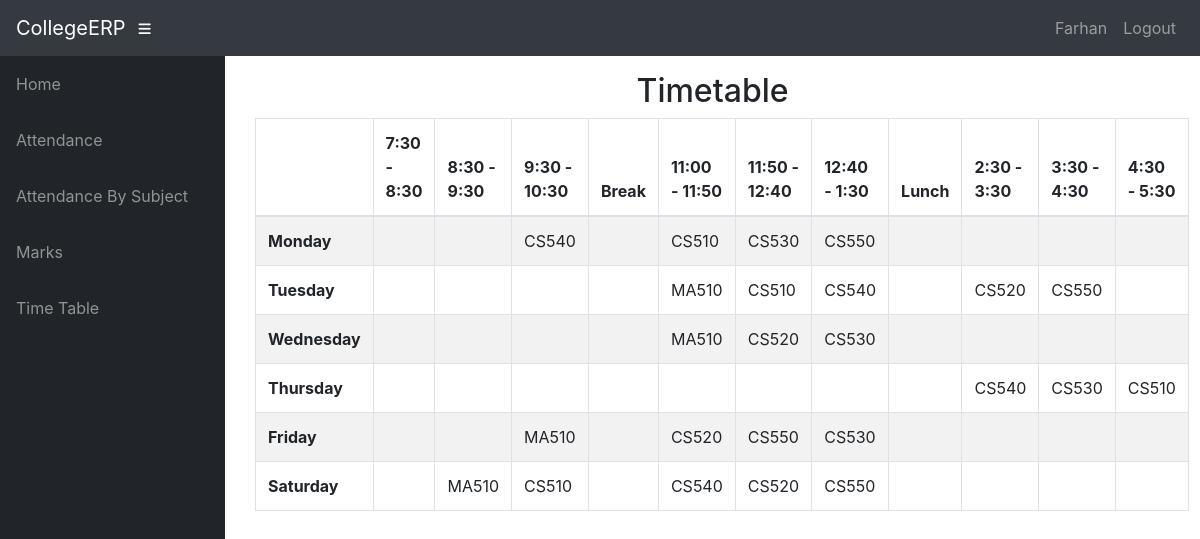
/info/student/CS5A/timetable/ (signed in), run on the app's committed database.
### info/models.py (models this page shows, shortened)
class User(AbstractUser):
    @property
    def is_student(self):
        if hasattr(self, 'student'):
            return True
        return False

class Student(models.Model):
    user = models.OneToOneField(User, on_delete=models.CASCADE, null=True)
    class_id = models.ForeignKey(Class, on_delete=models.CASCADE, default=1)
    USN = models.CharField(primary_key='True', max_length=100)
    name = models.CharField(max_length=200)
    sex = models.CharField(max_length=50, choices=sex_choice, default='Male')
    DOB = models.DateField(default='1998-01-01')

class Assign(models.Model):
    class_id = models.ForeignKey(Class, on_delete=models.CASCADE)
    course = models.ForeignKey(Course, on_delete=models.CASCADE)
    teacher = models.ForeignKey(Teacher, on_delete=models.CASCADE)
    class Meta:
        unique_together = (('course', 'class_id', 'teacher'),)

### info/views.py (the view)
# urls.py: path('timetable/', api_view.TimetableView.as_view()),
@login_required()
def timetable(request, class_id):
    asst = AssignTime.objects.filter(assign__class_id=class_id)
    matrix = [['' for i in range(12)] for j in range(6)]
    for i, d in enumerate(DAYS_OF_WEEK):
        t = 0
        for j in range(12):
            if j == 0:
                matrix[i][0] = d[0]
                continue
            if j == 4 or j == 8:
                continue
            try:
                a = asst.get(period=time_slots[t][0], day=d[0])
                matrix[i][j] = a.assign.course_id
            except AssignTime.DoesNotExist:
                pass
            t += 1
    context = {'matrix': matrix}
    return render(request, 'info/timetable.html', context)

### info/templates/info/timetable.html
{% extends 'info/base.html' %}
    {% block content %}
    <div class="container">
        <div class="container">
            <div class="row">
                <div class="col-md-12">
                    <h2 class="text-center">
                        Timetable
                    </h2>
                </div>
                <div id="no-more-tables">
                    <table class="col-sm-12 table table-bordered table-striped table-condensed cf">
                        <thead class="cf">
                            <tr>
                                <th>      </th>
                                <th>7:30 - 8:30</th>
                                <th>8:30 - 9:30</th>
                                <th>9:30 - 10:30</th>
                                <th>Break</th>
                                <th>11:00 - 11:50</th>
                                <th>11:50 - 12:40</th>
                                <th>12:40 - 1:30</th>
                                <th>Lunch</th>
                                <th>2:30 - 3:30</th>
                                <th>3:30 - 4:30</th>
                                <th>4:30 - 5:30</th>
                            </tr>
                        </thead>
                        <tbody>
                            {% for i in matrix %}
                            <tr>
                                {% for j in i %}
                                    {% if forloop.counter == 1 %}
                                    <td><b>{{ j }}</b></td>
                                    {% else %}
                                    <td>{{ j }}</td>
                                    {% endif %}
                                {% endfor %}
                            </tr>
                            {% endfor %}
                        </tbody>
                    </table>
                </div>
            </div>
        </div>
    </div>
    {% endblock %}

### info/templates/info/base.html (shortened to what this page needs)
<!DOCTYPE html>
<html lang="en">
  <head>
      {% load static %}
    <link href="{% static '/info/bootstrap/vendor/bootstrap/css/bootstrap.min.css' %}" rel="stylesheet">
    <link href="{% static '/info/bootstrap/vendor/fontawesome-free/css/all.min.css' %}" rel="stylesheet" type="text/css">
    <link href="{% static '/info/bootstrap/vendor/datatables/dataTables.bootstrap4.css' %}" rel="stylesheet">
    <link href="{% static '/info/bootstrap/css/sb-admin.css' %}" rel="stylesheet">
  </head>
  <body id="page-top">
    <nav class="navbar navbar-expand navbar-dark bg-dark static-top">
      <a class="navbar-brand mr-1" href="{% url 'index' %}">CollegeERP</a>
      <button class="btn btn-link btn-sm text-white order-1 order-sm-0" id="sidebarToggle" href="#">
        <i class="fas fa-bars"></i>
      </button>
        <div class="collapse navbar-collapse" id="navbarResponsive">
          <ul class="navbar-nav ml-auto">
            <li class="nav-item">
                {% if request.user.is_student %}
                    <a class="nav-link text-capitalize">{{ request.user.student.name }}</a>
                {% elif request.user.is_teacher %}
                    <a class="nav-link text-capitalize">{{ request.user.teacher.name }}</a>
                {% endif %}
            </li>
            <li class="nav-item">
                <a class="nav-link" href="#" data-toggle="modal" data-target="#logoutModal">Logout</a>
            </li>
          </ul>
        </div>
    </nav>
    <div id="wrapper">
      <ul class="sidebar navbar-nav">
            <li class="nav-item">
              <a class="nav-link" href="{% url 'index' %}">
                <span>Home</span>
              </a>
            </li>
        {% if request.user.is_student %}
            <li class="nav-item">
              <a class="nav-link" href="{% url 'attendance' request.user.student.USN %}">
                <span>Attendance</span>
              </a>
            </li>
            <li class="nav-item">
              <a class="nav-link" href="{% url 'attendance' request.user.student.USN %}">
                <span>Attendance By Subject</span>
              </a>
            </li>
            <li class="nav-item">
              <a class="nav-link" href="{% url 'marks_list' request.user.student.USN %}">
                <span>Marks</span>
              </a>
            </li>
              <li class="nav-item">
              <a class="nav-link" href="{% url 'timetable' request.user.student.class_id_id %}">
                <span>Time Table</span>
              </a>
            </li>
        {% endif %}
      </ul>
      <div id="content-wrapper">
        <div class="container-fluid">
            {% block content %}
            {% endblock %}
        </div>
      </div>
    </div>
  </body>
</html>

### data on the page
User: user.student.name "Farhan"
Assign: i "CS540" "CS540" "CS540" "CS540"
Assign: i "CS510" "CS510" "CS510" "CS510"
Assign: i "CS530" "CS530" "CS530" "CS530"
Assign: i "CS550" "CS550" "CS550" "CS550"
Assign: i "MA510" "MA510" "MA510" "MA510"
Assign: i "CS520" "CS520" "CS520" "CS520"

### other printed values
{{ j }} "Monday" "Tuesday" "Wednesday" "Thursday" "Friday" "Saturday"
